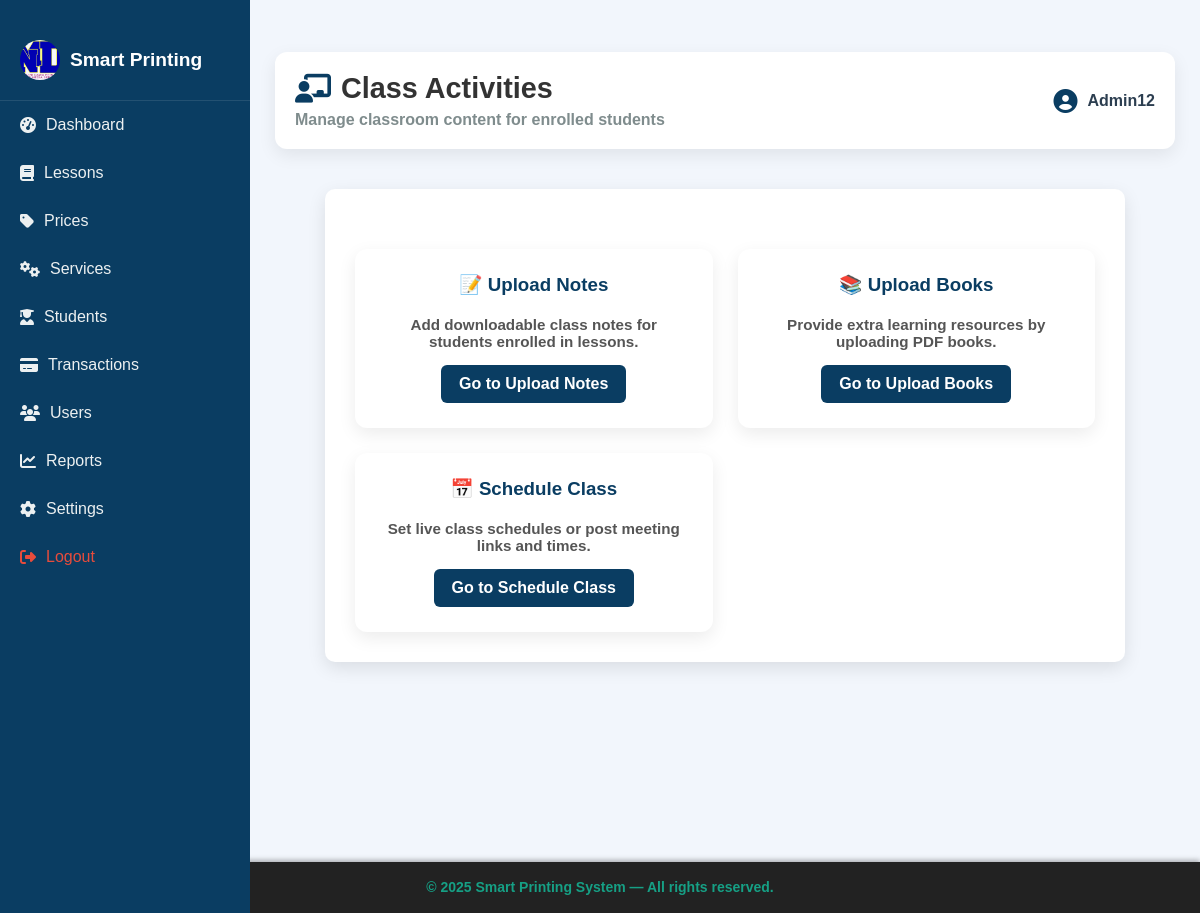
Page /admin/lessons/class.php (signed in) on the committed database.
### tables this page shows
CREATE TABLE IF NOT EXISTS `settings` (
  `id` int NOT NULL AUTO_INCREMENT,
  `business_name` varchar(255) NOT NULL DEFAULT 'Smart Printing System',
  `logo_path` varchar(255) DEFAULT 'assets/images/MND.jpeg',
  `contact_email` varchar(100) DEFAULT 'admin@example.com',
  `phone` varchar(50) DEFAULT NULL,
  `address` text,
  `paychangu_api_key` text,
  `mysql_user` varchar(50) DEFAULT 'root',
  `mysql_password` varchar(100) DEFAULT NULL,
  `created_at` timestamp NULL DEFAULT CURRENT_TIMESTAMP,
  `updated_at` timestamp NULL DEFAULT CURRENT_TIMESTAMP ON UPDATE CURRENT_TIMESTAMP,
  `site_timezone` varchar(100) DEFAULT 'Africa/Blantyre',
  `footer_text` varchar(255) DEFAULT '© 2025 Mungu Ni Dawa',
  `maintenance_mode` tinyint(1) DEFAULT '0',
  PRIMARY KEY (`id`)
);

### admin/lessons/class.php (the view, shortened to what this page needs)
<?php
include '../includes/functions.php';
$settings = [
    'business_name' => 'Smart Printing',
    'logo_path' => '/smart-printing-system/assets/images/logo.png',
];
$settingsRes = $conn->query("SELECT business_name, logo_path FROM settings WHERE id = 1");
if ($settingsRes && $settingsRes->num_rows > 0) {
    $settingsRow = $settingsRes->fetch_assoc();
    $settings['business_name'] = $settingsRow['business_name'];
    $settings['logo_path'] = $settingsRow['logo_path'];
}
?>
<!DOCTYPE html>
<html lang="en">
<head>
  <link rel="stylesheet" href="/smart-printing-system/assets/css/admin_style.css">
  <link rel="stylesheet" href="/smart-printing-system/admin/assets/css/upload_pages.css">
  <link rel="stylesheet" href="https://cdnjs.cloudflare.com/ajax/libs/font-awesome/6.5.0/css/all.min.css">
</head>
<body>
<div class="admin-wrapper">
  <div class="sidebar">
    <div class="logo">
      <img src="<?php echo htmlspecialchars($settings['logo_path']); ?>" alt="Logo" class="logo-img">
      <span><?php echo htmlspecialchars($settings['business_name']); ?></span>
    </div>
    <a href="../dashboard.php"><i class="fas fa-tachometer-alt"></i> Dashboard</a>
    <a href="../manage_lessons.php"><i class="fas fa-book"></i> Lessons</a>
    <a href="../manage_prices.php"><i class="fas fa-tag"></i> Prices</a>
    <a href="../manage_services.php"><i class="fas fa-cogs"></i> Services</a>
    <a href="../manage_students.php"><i class="fas fa-user-graduate"></i> Students</a>
    <a href="../manage_transactions.php"><i class="fas fa-credit-card"></i> Transactions</a>
    <a href="../manage_users.php"><i class="fas fa-users"></i> Users</a>
    <a href="../reports.php"><i class="fas fa-chart-line"></i> Reports</a>
    <a href="../settings.php"><i class="fas fa-cog"></i> Settings</a>
    <a href="../logout.php" style="color: red;" onclick="return confirm('Logout?');"><i class="fas fa-sign-out-alt"></i> Logout</a>
  </div>
  <div class="main-content">
    <header class="dashboard-header">
      <div class="header-content">
        <h1><i class="fas fa-chalkboard-teacher"></i> Class Activities</h1>
        <p>Manage classroom content for enrolled students</p>
      </div>
      <div class="user-profile">
        <i class="fas fa-user-circle"></i>
        <span><?php echo htmlspecialchars($_SESSION['users']['username']); ?></span>
      </div>
    </header>
    <div class="container">
      <div class="cards-grid">
        <div class="card">
          <h3>📝 Upload Notes</h3>
          <p>Add downloadable class notes for students enrolled in lessons.</p>
          <a href="upload_note.php">Go to Upload Notes</a>
        </div>
        <div class="card">
          <h3>📚 Upload Books</h3>
          <p>Provide extra learning resources by uploading PDF books.</p>
          <a href="upload_note.php">Go to Upload Books</a>
        </div>
        <div class="card">
          <h3>📅 Schedule Class</h3>
          <p>Set live class schedules or post meeting links and times.</p>
          <a href="schedule_class.php">Go to Schedule Class</a>
        </div>
      </div>
    </div>
  </div>
</div>
<?php include '../includes/footer.php'; ?>
</body>
</html>

### assets/css/admin_style.css (style rules this page uses)
* { margin: 0; padding: 0; box-sizing: border-box; font-family: 'Arial', sans-serif; }
body { background-color: #f4f6f9; color: #333; overflow-x: hidden; }
.admin-wrapper { display: flex; min-height: 100vh; }
.sidebar { width: 250px; background-color: #0a3d62; color: #fff; padding: 20px 0; position: fixed; top: 0; bottom: 0; left: 0; overflow-y: auto; z-index: 1000; }
.sidebar .logo { display: flex; align-items: center; padding: 20px; border-bottom: 1px solid rgba(255, 255, 255, 0.1); }
.sidebar .logo-img { width: 40px; height: 40px; margin-right: 10px; border-radius: 50%; object-fit: cover; }
.sidebar span { font-size: 1.2rem; font-weight: bold; }
.sidebar a { display: flex; align-items: center; padding: 15px 20px; color: #ecf0f1; text-decoration: none; transition: background 0.3s ease; }
.sidebar a i { margin-right: 10px; }
.sidebar a[style*="color: red"] { color: #e74c3c !important; }
.main-content { margin-left: 250px; padding: 30px 25px; width: calc(100% - 250px); transition: margin-left 0.3s ease; }
.dashboard-header { display: flex; justify-content: space-between; align-items: center; background-color: #fff; padding: 20px; border-radius: 12px; box-shadow: 0 6px 18px rgba(0, 0, 0, 0.08); margin-bottom: 25px; flex-wrap: wrap; }
.header-content h1 { font-size: 1.8rem; display: flex; align-items: center; }
.header-content h1 i { margin-right: 10px; color: #0a3d62; }
.header-content p { color: #7f8c8d; margin-top: 6px; }
.user-profile { display: flex; align-items: center; font-size: 1rem; color: #2c3e50; }
.user-profile i { font-size: 1.5rem; margin-right: 10px; color: #0a3d62; }
.user-profile span { font-weight: bold; }
.sidebar { width: 250px; background-color: #0a3d62; color: #fff; padding: 20px 0; position: fixed; top: 0; bottom: 0; left: 0; overflow-y: auto; z-index: 1000; transition: transform 0.3s ease; }

### admin/lessons/upload_pages.css (style rules this page uses)
body { font-family: 'Segoe UI', Tahoma, Geneva, Verdana, sans-serif; background: #f2f6fc; color: #333; margin: 0; padding: 0; }
.container { max-width: 800px; margin: 40px auto; padding: 30px; background-color: #ffffff; border-radius: 10px; box-shadow: 0 6px 18px rgba(0, 0, 0, 0.1); }
p { text-align: center; font-weight: 600; color: #16a085; margin-top: 20px; }

### admin/lessons/class.php (style rules this page uses)
.cards-grid { display: grid; grid-template-columns: repeat(auto-fit, minmax(260px, 1fr)); gap: 25px; margin-top: 30px; }
.card { background-color: #ffffff; padding: 25px; border-radius: 12px; box-shadow: 0 6px 18px rgba(0,0,0,0.08); text-align: center; transition: transform 0.3s ease, box-shadow 0.3s ease; }
.card h3 { margin-bottom: 12px; color: #0a3d62; }
.card p { color: #555; font-size: 0.95rem; }
.card a { display: inline-block; margin-top: 15px; background-color: #0a3d62; color: white; padding: 10px 18px; border-radius: 6px; text-decoration: none; font-weight: 600; }

### rows in the picture
settings: logo_path (picture), business_name "Smart Printing"

### other values in the picture
$_SESSION['users']['username'] "Admin12"
